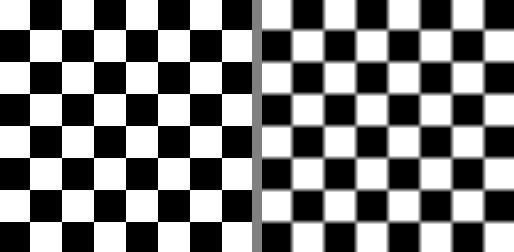

This chart was generated by the following Python code:
"""
Simple Convolution Demo - Quick Start

Demonstrates the fundamental concept of image convolution by applying
a blur (averaging) kernel to a synthetic checkerboard pattern. The sharp
edges of the checkerboard make the smoothing effect clearly visible.

Implementation inspired by:
- SciPy ndimage.convolve documentation
  https://docs.scipy.org/doc/scipy/reference/generated/scipy.ndimage.convolve.html
- Gonzalez, R.C. and Woods, R.E. (2018). Digital Image Processing, 4th ed.
  Chapter 3: Intensity Transformations and Spatial Filtering
"""

import numpy as np
from PIL import Image

# =============================================================================
# Configuration - Try changing these values!
# =============================================================================
CANVAS_SIZE = 256           # Size of the image (256x256 pixels)
SQUARE_SIZE = 32            # Size of each checkerboard square
KERNEL_SIZE = 5             # Size of the blur kernel (5x5)

# =============================================================================
# Step 1: Create a checkerboard pattern with sharp edges
# =============================================================================
# A checkerboard is ideal for demonstrating blur - the sharp black/white
# transitions become smooth gradients after convolution

canvas = np.zeros((CANVAS_SIZE, CANVAS_SIZE), dtype=np.float64)

for row in range(CANVAS_SIZE):
    for col in range(CANVAS_SIZE):
        # Determine which square this pixel belongs to
        square_row = row // SQUARE_SIZE
        square_col = col // SQUARE_SIZE

        # Alternate between black (0) and white (255)
        if (square_row + square_col) % 2 == 0:
            canvas[row, col] = 255.0

# =============================================================================
# Step 2: Define a blur (averaging) kernel
# =============================================================================
# A blur kernel averages neighboring pixels together.
# Each value is 1/(kernel_size^2) so the total sums to 1.0
# This preserves the overall brightness of the image.

blur_kernel = np.ones((KERNEL_SIZE, KERNEL_SIZE), dtype=np.float64)
blur_kernel = blur_kernel / blur_kernel.sum()  # Normalize to sum to 1

print(f"Blur kernel ({KERNEL_SIZE}x{KERNEL_SIZE}):")
print(blur_kernel)
print()

# =============================================================================
# Step 3: Apply convolution manually
# =============================================================================
# Convolution slides the kernel over every pixel position, multiplies
# the kernel values by the underlying pixel values, and sums the result.

# Calculate output size (smaller due to border handling)
output_height = CANVAS_SIZE - KERNEL_SIZE + 1
output_width = CANVAS_SIZE - KERNEL_SIZE + 1
output = np.zeros((output_height, output_width), dtype=np.float64)

# Slide the kernel over the image
for y in range(output_height):
    for x in range(output_width):
        # Extract the region under the kernel
        region = canvas[y:y + KERNEL_SIZE, x:x + KERNEL_SIZE]

        # Element-wise multiply and sum (this IS convolution!)
        output[y, x] = np.sum(region * blur_kernel)

# =============================================================================
# Step 4: Create side-by-side comparison image
# =============================================================================
# Show original (left) and blurred (right) for easy comparison

# Crop original to match output size for fair comparison
original_cropped = canvas[KERNEL_SIZE//2:-(KERNEL_SIZE//2),
                          KERNEL_SIZE//2:-(KERNEL_SIZE//2)]

# Combine side by side with a small gap
gap = 10
combined_width = original_cropped.shape[1] + gap + output.shape[1]
combined = np.ones((output.shape[0], combined_width), dtype=np.float64) * 128

# Place original on left, blurred on right
combined[:, :original_cropped.shape[1]] = original_cropped
combined[:, original_cropped.shape[1] + gap:] = output

# Convert to 8-bit and save
result = Image.fromarray(combined.astype(np.uint8), mode='L')
result.save('simple_convolution.png')

print("Convolution complete!")
print(f"  Original size: {CANVAS_SIZE}x{CANVAS_SIZE}")
print(f"  Output size: {output_height}x{output_width}")
print(f"  (Output is smaller because we don't process border pixels)")
print()
print("Output saved as simple_convolution.png")
print("Left side: Original sharp checkerboard")
print("Right side: Blurred result after convolution")
